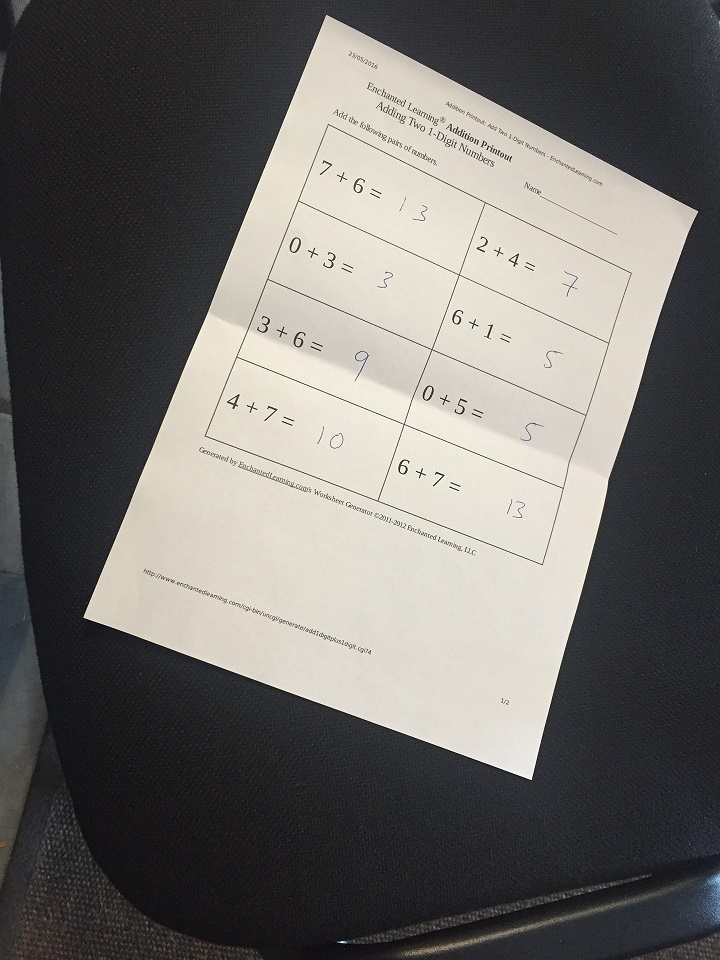
#> input picture images/scan.jpg, 720 x 960 px
$ jupyter execute 'Image Segmentation & Contours.ipynb'   (older library calls are emulated)
#> lines starting #> are read from the running program, lines starting #| are printed output that depends on the picture; after the words box and inside, x2 and y2 are one past the last pixel; in counts of white or black regions, pixels touching at a corner belong together
# Contours

[cell 1]
import cv2
import numpy as np

# Let's load a simple image with 3 black squares
image = cv2.imread('images/scan.jpg')
#> image is the input picture: shape (960, 720, 3); mean B, G, R 106.2, 109.5, 111.7
cv2.imshow('Input Image', image)
cv2.waitKey(0)

# Grayscale
gray = cv2.cvtColor(image,cv2.COLOR_BGR2GRAY)

# Find Canny edges
edged = cv2.Canny(gray, 120, 255,1)
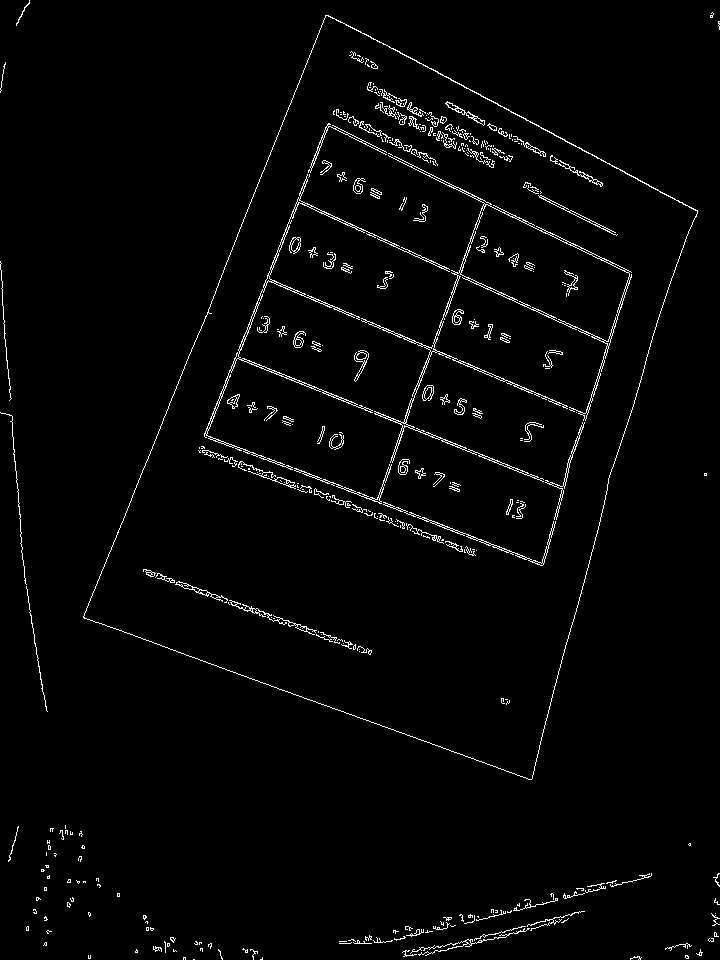
#> edged: shape (960, 720); 2.3% white in thin lines or dots
cv2.imshow('Canny Edges', edged)
cv2.waitKey(0)

# Finding Contours
# Use a copy of your image e.g. edged.copy(), since findContours alters the image
_, contours, hierarchy = cv2.findContours(edged, cv2.RETR_EXTERNAL, cv2.CHAIN_APPROX_NONE)
#> contours = 109 contours, 106 with area under 20; largest, box (x1, y1, x2, y2) and area: (83, 15, 698, 780) 273656, (410, 928, 530, 956) 54, (406, 929, 424, 937) 24
cv2.imshow('Canny Edges After Contouring', edged)
cv2.waitKey(0)

print("Number of Contours found = " + str(len(contours)))
#| Number of Contours found = 109

# Draw all contours
# Use '-1' as the 3rd parameter to draw all
cv2.drawContours(image, contours, -1, (0,255,0), 3)
#> image: shape (960, 720, 3); 2.93% of pixels changed, all inside (x1, y1, x2, y2) = (0, 0, 720, 960)

cv2.imshow('Contours', image)
cv2.waitKey(0)
cv2.destroyAllWindows()

# Find corner coordinates of a Image

[cell 2]
import cv2
import numpy as np
import math
from matplotlib import pyplot as plt
# Let's load a simple image with 3 black squares
image = cv2.imread('images/scan.jpg')
image2=image.copy
cv2.imshow('Input Image', image)
cv2.waitKey(0)

# Grayscale
gray = cv2.cvtColor(image,cv2.COLOR_BGR2GRAY)
cv2.imshow('Grayscale Image', image)
cv2.waitKey(0)

#blur the image to remove less possible gradient changes and preserve the more intense ones
bi = cv2.bilateralFilter(gray, 5, 75, 75)
cv2.imshow('blur',bi)
cv2.waitKey(0)

dst = cv2.cornerHarris(bi, 2, 3, 0.04)
#print(dst)
#--- create a black image to see where those corners occur ---
mask = np.zeros_like(gray)
#--- applying a threshold and turning those pixels above the threshold to white ---
mask[dst>0.01*dst.max()] = 255
cv2.imshow('mask', mask)
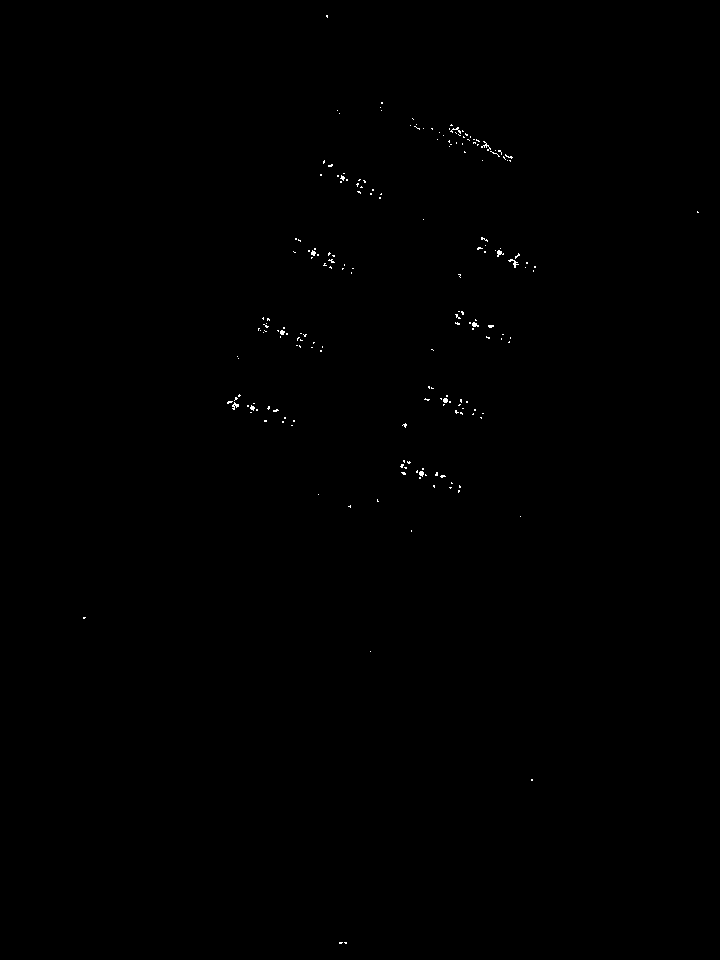
#> window 'mask': shape (960, 720); 0.16% white in thin lines or dots, all inside (x1, y1, x2, y2) = (83, 15, 699, 944)
cv2.waitKey(0)

image[dst > 0.01 * dst.max()] = [0, 0, 255]   #--- [0, 0, 255] --> Red ---
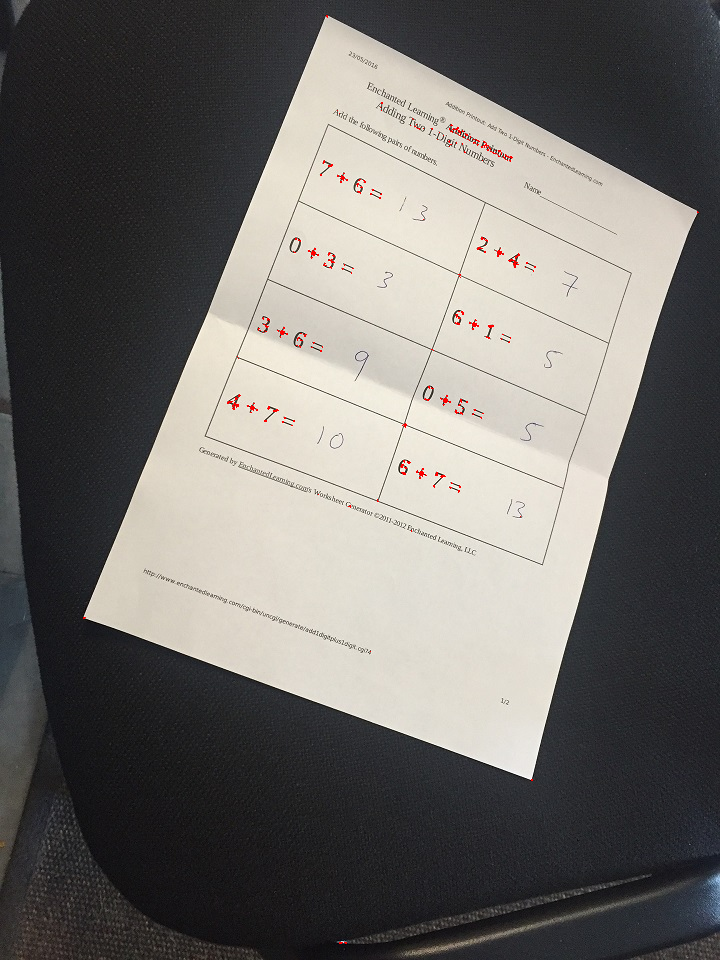
#> image: shape (960, 720, 3); 0.16% of pixels changed, all inside (x1, y1, x2, y2) = (83, 15, 699, 944)
cv2.imshow('dst', image)
cv2.waitKey(0)

coordinates = np.argwhere(mask)
coor_list = [l.tolist() for l in list(coordinates)]
coor_tuples = [tuple(l) for l in coor_list]

thresh = 300

def distance(pt1, pt2):
    (x1, y1), (x2, y2) = pt1, pt2
    dist = math.sqrt( (x2 - x1)**2 + (y2 - y1)**2 )
    return dist

coor_tuples_copy = coor_tuples

i = 1
for pt1 in coor_tuples:

    print(' I :', i)
    for pt2 in coor_tuples[i::1]:
        #print(pt1, pt2)
        #print('Distance :', distance(pt1, pt2))
        if(distance(pt1, pt2) < thresh):
            coor_tuples_copy.remove(pt2)
    i+=1


print(coor_tuples_copy)


for pt in coor_tuples_copy:
    cv2.circle(image, tuple(reversed(pt)), 3, (0, 225, 0), -1)
#> image: shape (960, 720, 3); 0.03% of pixels changed, all inside (x1, y1, x2, y2) = (80, 12, 701, 946)
cv2.imshow('Image with 4 corners', image)
cv2.waitKey(0)

cv2.destroyAllWindows()


# [15 lines of commented-out code are left out]

[cell 3]
import cv2
import numpy as np

# Let's load a simple image with 3 black squares
image = cv2.imread('images/scan.jpg')
cv2.imshow('Input Image', image)
cv2.waitKey(0)

# Grayscale
gray = cv2.cvtColor(image,cv2.COLOR_BGR2GRAY)

# Find Canny edges
edged = cv2.Canny(gray, 120, 255,1)
cv2.imshow('Canny Edges', edged)
cv2.waitKey(0)

corners = cv2.goodFeaturesToTrack(edged,4,0.1,50)
#> corners = [[249, 468], [380, 518], [506, 159], [530, 906]]

for corner in corners:
    x,y = corner.ravel()
    cv2.circle(image,(x,y),5,(36,255,12),-1)
#> this loop made 4 passes
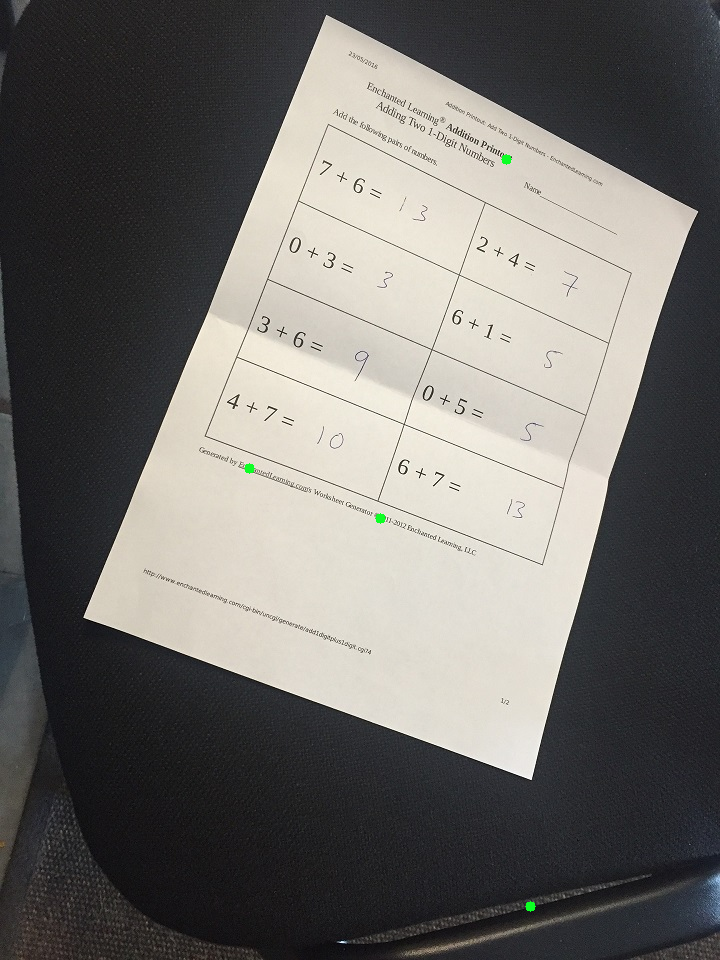
#> image: shape (960, 720, 3); 0.05% of pixels changed, all inside (x1, y1, x2, y2) = (244, 154, 536, 912)

cv2.imshow('output', image)
cv2.waitKey(0)

cv2.destroyAllWindows()

[cell 4]
import cv2
import numpy as np
import math
from matplotlib import pyplot as plt
# Let's load a simple image with 3 black squares
image = cv2.imread('images/scan.jpg')
width, height =  image.shape[:2]
#> width = 960; height = 720
print(width, height)
#| 960 720

[cell 5]
import cv2
import numpy as np

# Load our image
image = cv2.imread('images/bunchofshapes.jpg')
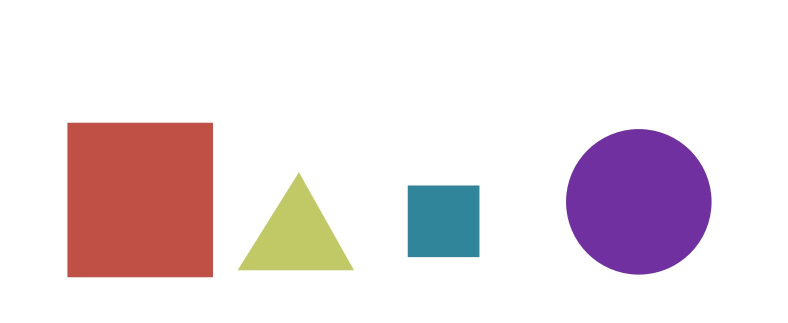
#> input picture images/bunchofshapes.jpg, 1576 x 645 px (shown at 1/2 size)
#> image is the input picture: shape (645, 1576, 3); mean B, G, R 226.8, 222.3, 234.5
cv2.imshow('0 - Original Image', image)
cv2.waitKey(0)

# Create a black image with same dimensions as our loaded image
blank_image = np.zeros((image.shape[0], image.shape[1], 3))

# Create a copy of our original image
orginal_image = image

# Grayscale our image
gray = cv2.cvtColor(image,cv2.COLOR_BGR2GRAY)
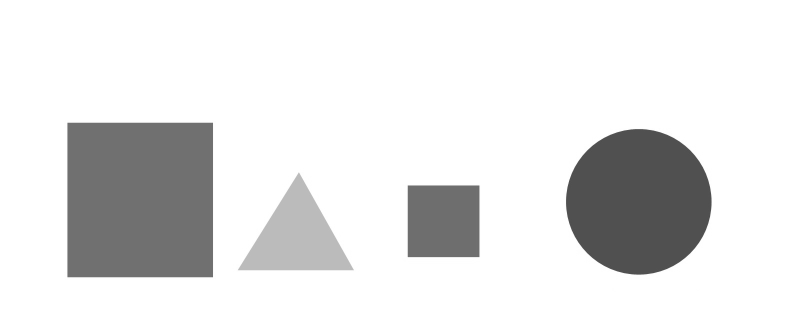
#> gray: shape (645, 1576) (shown at 1/2 size); min 72, max 255, mean 226.4

# Find Canny edges
edged = cv2.Canny(gray, 50, 200)
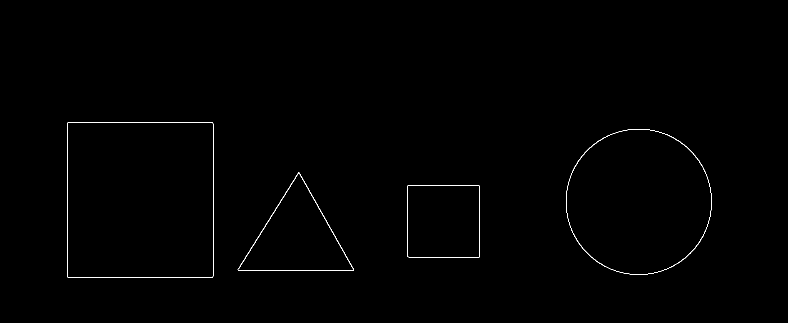
#> edged: shape (645, 1576) (shown at 1/2 size); 0.36% white in thin lines or dots, all inside (x1, y1, x2, y2) = (134, 245, 1424, 555)
cv2.imshow('1 - Canny Edges', edged)
cv2.waitKey(0)

# Find contours and print how many were found
_, contours, hierarchy = cv2.findContours(edged.copy(), cv2.RETR_EXTERNAL, cv2.CHAIN_APPROX_NONE)
#> contours = 4 contours; box (x1, y1, x2, y2) and area: (134, 245, 427, 555) 90222, (1132, 258, 1424, 550) 66580, (475, 345, 708, 541) 22902, (815, 370, 959, 515) 20588
print ("Number of contours found = ", len(contours))
#| Number of contours found =  4

#Draw all contours
cv2.drawContours(blank_image, contours, -1, (0,255,0), 3)
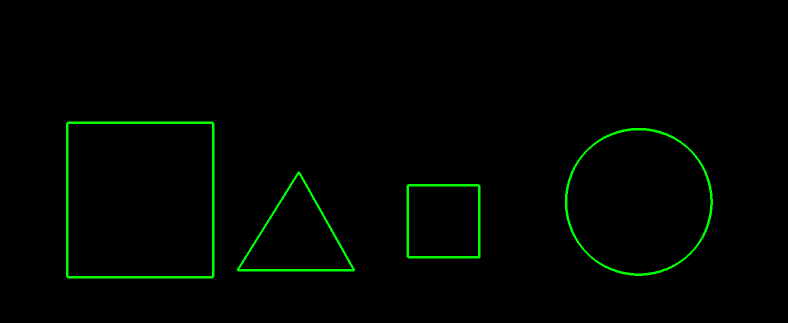
#> blank_image: shape (645, 1576, 3) float64 (shown at 1/2 size); mean of channels 0, 1, 2 0, 4, 0; drawn as B, G, R
cv2.imshow('2 - All Contours over blank image', blank_image)
cv2.waitKey(0)

# Draw all contours over blank image
cv2.drawContours(image, contours, -1, (0,255,0), 3)
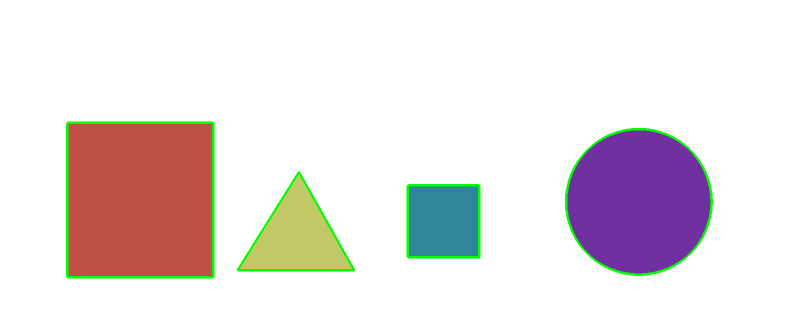
#> image: shape (645, 1576, 3) (shown at 1/2 size); 1.58% of pixels changed, all inside (x1, y1, x2, y2) = (132, 243, 1426, 557)
cv2.imshow('3 - All Contours', image)
cv2.waitKey(0)

cv2.destroyAllWindows()
